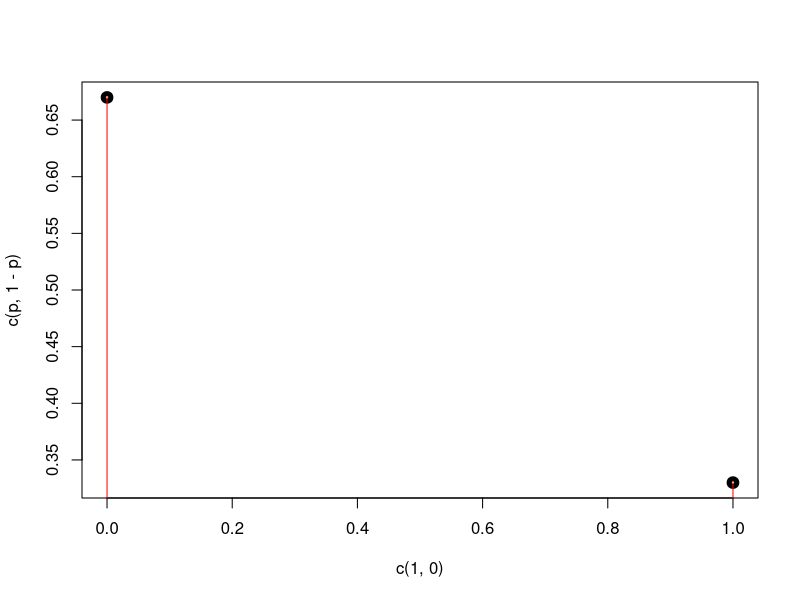
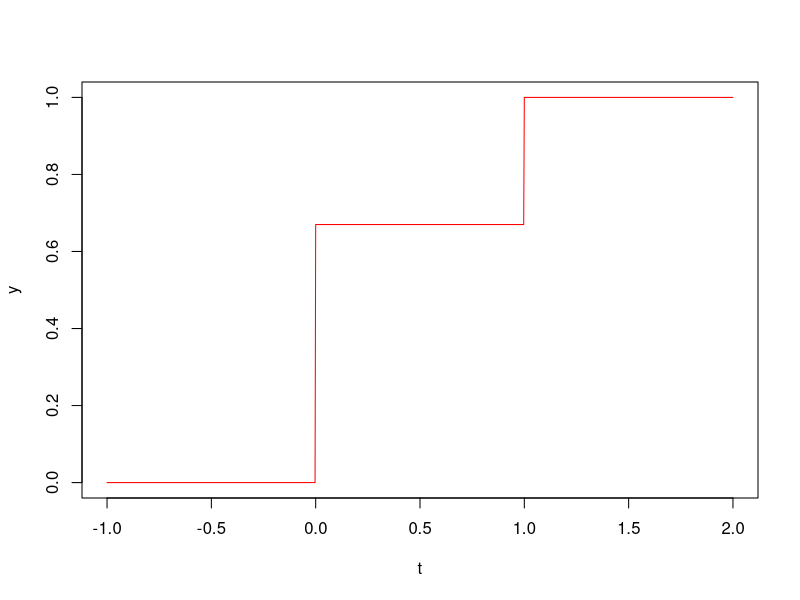
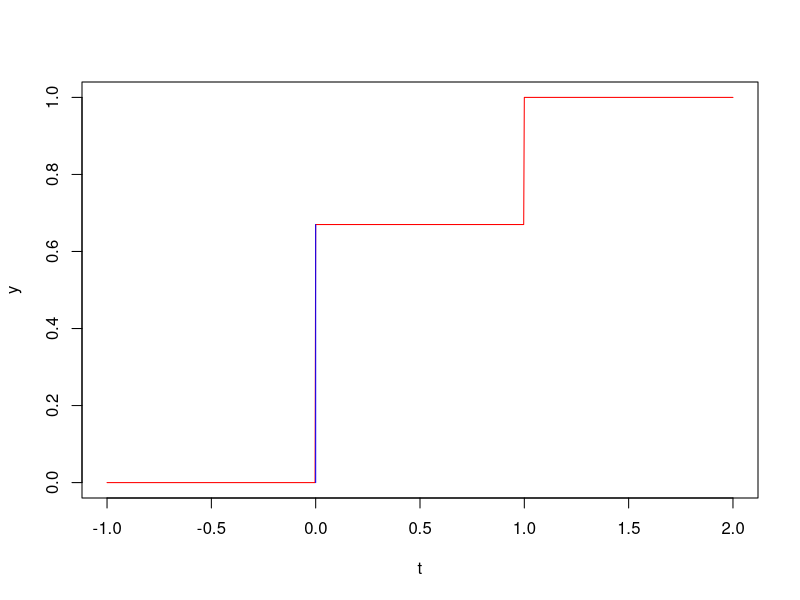
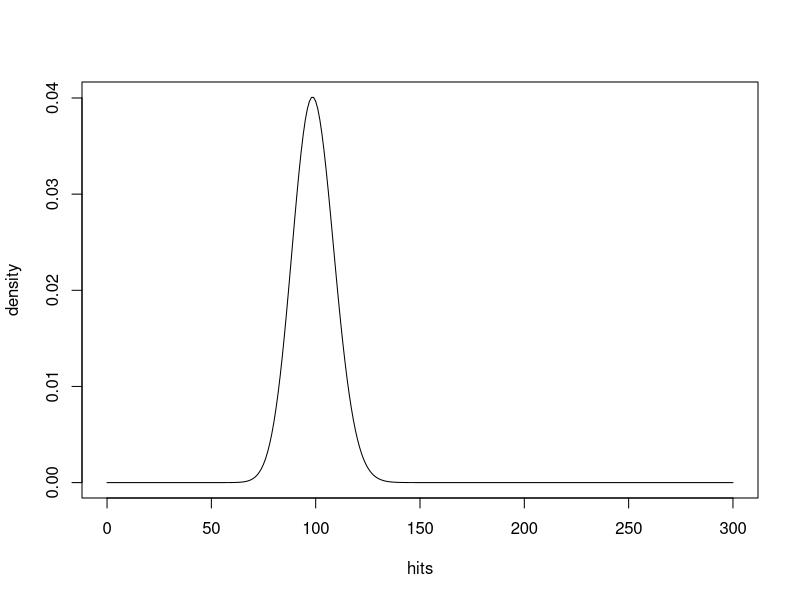
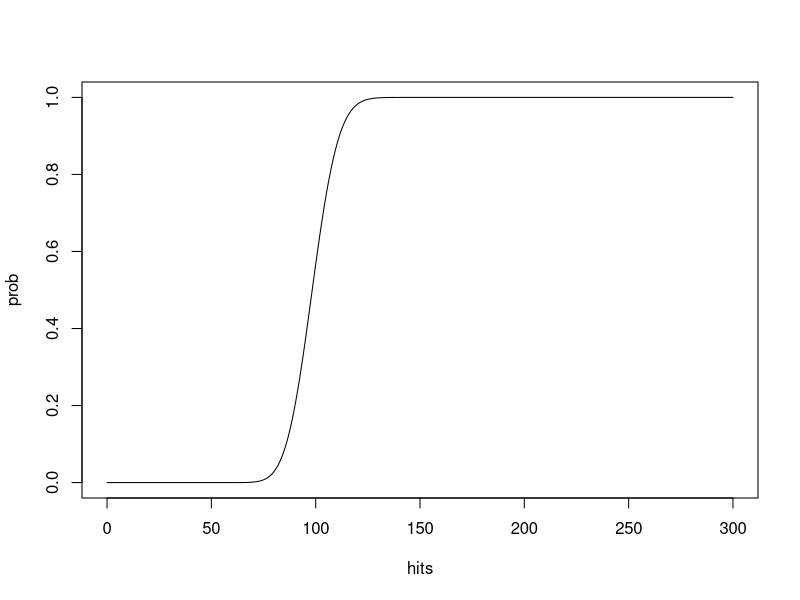
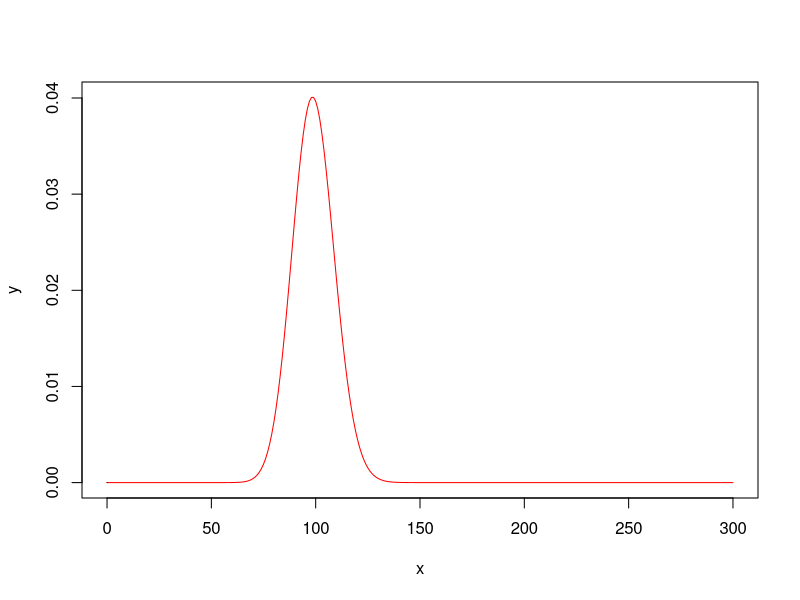
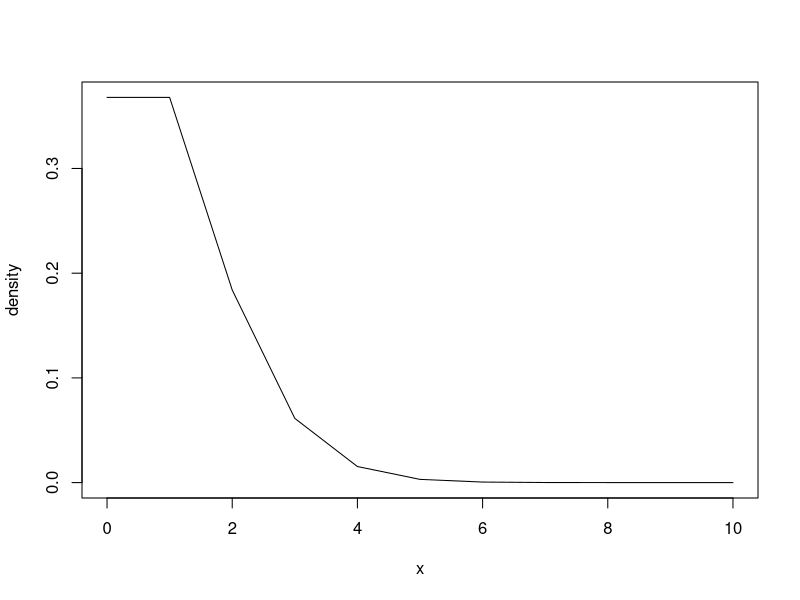
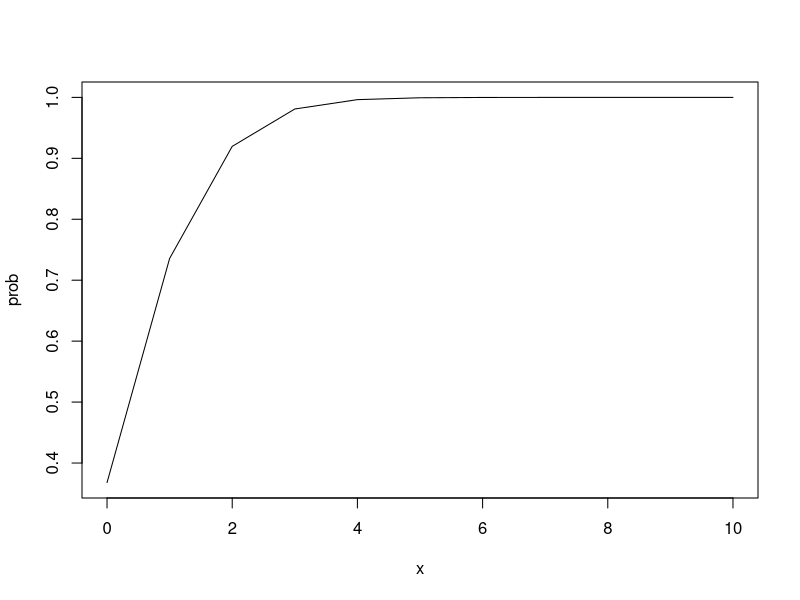

Write R code to recreate these figures, in order.
## ---- chunk 1
          
            # 1

            a = 0
            b = 1
            prob = 0.33
            p = prob

            FctMasa = function(p){
                plot(c(1,0),c(p,1-p), lwd=5)
                segments(c(1,0), 0, c(1,0), c(p,1-p), col="red")
            }
            
            
            F = function(x,p){
                if (x<0){
                    y=0
                }else if (x<1){
                    y = 1-p
                }else{
                    y=1
                }
                return(y)
            }
            
            P = function(p, a, b=NULL, param=NULL)
            {
                if(is.null(b))
                {
                    if(is.null(param))
                    {
                        return(F(a, p))
                    }
                    else
                    {
                        return (1 - F(a, p))
                    }
                }
                else
                {
                    return (F(b, p) - F(a, p))
                }
            }
            
            fctMasa <- ({FctMasa(prob)})
            
            
            
                
            
            
            SelectProb = "P(x<=a)"
            
            if(SelectProb=="P(x<=a)"){
                valueProb <- c("Probability: ", P(prob, a))
            }else if(SelectProb=="P(x>=b)"){
                valueProb <- c("Probability: ", P(prob, b, param = 1)+F(b, prob))
            }else{
                valueProb <- c("Probability: ", P(prob, a, b)+F(a, prob))
            }
     
            fctRep <- ({
                F = Vectorize(F, vectorize.args = "x")
                t = seq(-1,2,length.out = 1000)
                y = F(t,prob)
                plot(t, y, type= "l", col="red")
            })
            
            fctProb <- ({
                F = Vectorize(F, vectorize.args = "x")
                t = seq(-1,2,length.out = 1000)
                y = F(t,prob)
                plot(t, y, type= "l", col="red")
                
                if(SelectProb=="P(x<=a)"){
                    x = seq(0,a)
                    y=F(x, prob)
                    #lines(x, y, col="blue")
                    
                    for(i in 1:length(x)){
                        tmp = 0
                        if(i==1)
                            tmp = 0
                        else
                            tmp = y[i-1]
                        lines(c(x[i],x[i]), c(tmp,y[i]), col="blue")
                    }
                    #polygon(c(0,x,a), c(0,y,0), col="light blue")
                }else if(SelectProb=="P(x>=b)"){
                    x = seq(b,2)
                    y = F(x,prob)
                    for(i in 1:length(x)){
                        tmp = 0
                        if(i==1)
                            tmp = 0
                        else
                            tmp = y[i-1]
                        lines(c(x[i],x[i]), c(tmp,y[i]), col="blue")
                    }
                }else{
                    x = seq(a,b)
                    y = F(x,prob)
                    for(i in 1:length(x)){
                        tmp = 0
                        if(i==1)
                            tmp = 0
                        else
                            tmp = y[i-1]
                        lines(c(x[i],x[i]), c(tmp,y[i]), col="blue")
                    }
                }
                
            })
                

## ---- chunk 2

            # 4

            prob2 = 0.33
            NrAruncari= 300
            a = 0
            b = 1

            fd4 = function(x)
            {
                return(dpois(x, prob2*NrAruncari , log = FALSE))
            }
            
            F4 = function(xx)
            {
                return (ppois(q = xx, lambda = NrAruncari*prob2, lower.tail = TRUE))
            }
            
            hits <- 0:NrAruncari 
            density <- fd4(hits)
            plot (x = hits,y=density,type="l")
         
            prob <- F4(hits)
            plot (x = hits,y=prob,type="l")
          
            x = 0:NrAruncari
            y = fd4(x)
            plot(x, y, type= "l", col="red")
                
            SelectProb = "P(x<=a)"
                
            if(SelectProb=="P(x<=a)"){
                 polygon(c(0,x[x<=a],a), c(0,y[x<=a],0), col="light blue")
            }else if(SelectProb=="P(x>=b)"){
                polygon(c(b,x[b<=x],NrAruncari),c(0,y[b<=x],0), col="light blue")
            }else{
                x = seq(a,b)
                y = fd4(x)
                polygon(c(a,x,b), c(0,y,0), col="light blue")
            }
         
          
            P4 = function(a, b=NULL, param=NULL)
            {
                if(is.null(b))
                {
                    if(is.null(param))
                    {
                        return(F4(a))
                    }
                    else
                    {
                        return (1 - F4 (a))
                    }
                }
                else
                {
                    return (F4(b) - F4(a))
                }
            }
            
            if(SelectProb=="P(x<=a)"){
                valueProb <-c("Probability: ", P4(a))
            }else if(SelectProb=="P(x>=b)"){
                valueProb <- c("Probability: ", P4(b, param = 1))
            }else{
                valueProb <- c("Probability: ", P4(a, b))
            }
        

## ---- chunk 3
            # 5
            
            NrInfectati = 1000
            prob_infectare = 0.001
            a = 0
            b = 1

            fd5 = function(x)
            {
                return(dpois(x = x, lambda = NrInfectati * prob_infectare))
            }
            
            F5 = function(xx)
            {
                return (ppois(q = xx, lambda = NrInfectati * prob_infectare, lower.tail = TRUE))
            }
            
            fctMasa <- ({
                x <- 0:10
                density <- fd5(x)
                plot (x = x,y=density,type="l")
            })
            
            fctRep <- ({
                x <- 0:10
                prob <- F5(x)
                plot (x = x,y=prob,type="l")
            })
            
            fctProb <- ({
                x = 0:10
                y = fd5(x)
                
                plot(x, y, type= "l", col="red")
                
                if(SelectProb=="P(x<=a)"){
                    polygon(c(0,x[x<=a],a), c(0,y[x<=a],0), col="light blue")
                }else if(SelectProb=="P(x>=b)"){
                    polygon(c(b,x[b<=x],NrInfectati),c(0,y[b<=x],0), col="light blue")
                }else{
                    x = seq(a,b)
                    y = fd5(x)
                    polygon(c(a,x,b), c(0,y,0), col="light blue")
                    
                }
            })
            
            P5 = function(a, b=NULL, param=NULL)
            {
                if(is.null(b))
                {
                    if(is.null(param))
                    {
                        return(F5(a))
                    }
                    else
                    {
                        return (1 - F5 (a))
                    }
                }
                else
                {
                    return (F5(b) - F5(a))
                }
            }
            
            SelectProb = "P(x<=a)" 
            
            if(SelectProb=="P(x<=a)"){
                valueProb <- c("Probability: ", P5(a))
            }else if(SelectProb=="P(x>=b)"){
                valueProb <- c("Probability: ", P5(b, param = 1))
            }else{
                valueProb <- c("Probability: ", P5(a, b))
            }
        

## ---- chunk 4

            # 8

            exp_sales = 3
            events = 10
            a = 0
            b = 1
            
            
            fd8 = function(x)
            {
                return(dpois(x = x, lambda = exp_sales))
            }
            
            F8 = function(xx)
            {
                return (ppois(q = xx, lambda = exp_sales, lower.tail = TRUE))
            }
            
            fctMasa <- ({
                ee = 0:events
                density <- fd8(ee)
                plot (x = ee,y=density,type="l")
            })
            
            fctRep <- ({
                e2 = 0:events
                prob <- ppois(q = e2, lambda = exp_sales, lower.tail = TRUE)
                plot (x = e2,y=prob,type="l")
            })
            
            fctProb <- ({
                x = 0:events
                y = fd8(x)
                
                plot(x, y, type= "l", col="red")
                
                if(SelectProb=="P(x<=a)"){
                    polygon(c(0,x[x<=a],a), c(0,y[x<=a],0), col="light blue")
                }else if(SelectProb=="P(x>=b)"){
                    polygon(c(b,x[b<=x],NrInfectati),c(0,y[b<=x],0), col="light blue")
                }else{
                    x = seq(a,b)
                    y = fd8(x)
                    polygon(c(a,x,b), c(0,y,0), col="light blue")
                }
            })
            
            P8 = function(a, b=NULL, param=NULL)
            {
                if(is.null(b))
                {
                    if(is.null(param))
                    {
                        return(F8(a))
                    }
                    else
                    {
                        return (1 - F8 (a))
                    }
                }
                else
                {
                    return (F8(b) - F8(a))
                }
            }
            
            SelectProb = "P(x>=b)"
            
            if(SelectProb=="P(x<=a)"){
                valueProb <- c("Probability: ", P8(a))
            }else if(SelectProb=="P(x>=b)"){
                valueProb <- c("Probability: ", P8(b, param = 1))
            }else{
                valueProb <- c("Probability: ", P8(a, b))
            
            }
        
            
## ---- chunk 5
            
            # 10

            nr_test = 10
            lim_inf = 1
            lim_sup = 3
            
            
            
            fd10 = function(x)
            {
                return(dunif(x = x, min=lim_inf,max=lim_sup))
            }
            
            F10 = function(xx)
            {
                return (punif(q = xx, min=lim_inf,max=lim_sup, lower.tail = TRUE))
            }
            
            
            fctMasa <- ({
                x = runif(nr_test, min = lim_inf, max = lim_sup)
                density <- fd10(x)
                plot (x = x,y=density,type="l")
            })
            
            fctRep <- ({
                x = runif(nr_test, min = lim_inf, max = lim_sup)
                prob <- F10(x)
                plot (x = x,y=prob,type="l")
            })
            
            
            
            fctProb <-({
                x = seq(lim_inf , lim_sup)
                y = fd10(x)
                mini = min(y)
                plot(x, y, type= "l", col="red", ylim = c(0,1))
                if(SelectProb=="P(x<=a)"){
                    i <- x <= a
                    polygon(c(lim_inf,x[i],a), c(0,y[i],0), col="light blue")
                }else if(SelectProb=="P(x>=b)"){
                    i <- x >= b
                    polygon(c(b,x[i],lim_sup), c(0,y[i],0), col="light blue")
                }else{
                    
                    x = seq(a , b)
                    y = fd10(x)
                    
                    polygon(c(a,x,b), c(0,y,0), col="light blue")
                }
            })
            
            
            P10 = function(a, b=NULL, param=NULL)
            {
                if(is.null(b))
                {
                    if(is.null(param))
                    {
                        return(F10(a))
                    }
                    else
                    {
                        return (1 - F10 (a))
                    }
                }
                else
                {
                    return (F10(b) - F10(a))
                }
            }
            
            SelectProb = "P(x<=a)"
            
            if(SelectProb=="P(x<=a)"){
                valueProb <- c("Probability: ", P10(a))
            }else if(SelectProb=="P(x>=b)"){
                valueProb <- c("Probability: ", P10(b, param = 1))
            }else{
                valueProb <- c("Probability: ", P10(a, b))
                
            }
    


## ---- chunk 6

            # 13

            ex13_x = 14
            ex13_m = 70
            ex13_n = 30
            ex13_k = 20

           
            fd13 = function(x)
            {
                return(dhyper(x = x, m = ex13_m, n = ex13_n, k = ex13_k))
            }
            
            F13 = function(xx)
            {
                return (phyper(q = xx, m = ex13_m, n = ex13_n, k = ex13_k, lower.tail = TRUE))
            }
            
            fctMasa <- ({
                x = seq(1:ex13_k)
                density <- fd13(x)
                plot (x = x,y=density,type="l")
            })
            
            fctRep <- ({
                x = seq(1:ex13_k)
                prob <- F13(x)
                plot (x = x,y=prob,type="l")
            })
            
            fctProb <- ({
                x = seq(1:ex13_k)
                y = fd13(x)
                mini = min(y)
                plot(x, y, type= "l", col="red") # , ylim = c(0,1))
                if(SelectProb=="P(x<=a)"){
                    i <- x <= a
                    polygon(c(lim_inf,x[i],a), c(0,y[i],0), col="light blue")
                }else if(SelectProb=="P(x>=b)"){
                    i <- x >= b
                    polygon(c(b,x[i],lim_sup), c(0,y[i],0), col="light blue")
                }else{
                    x = seq(a , b)
                    y = fd13(x)
                    polygon(c(a,x,b), c(0,y,0), col="light blue")
                }
            })
            
            P13 = function(a, b=NULL, param=NULL)
            {
                if(is.null(b))
                {
                    if(is.null(param))
                    {
                        return(F13(a))
                    }
                    else
                    {
                        return (1 - F13 (a))
                    }
                }
                else
                {
                    return (F13(b) - F13(a))
                }
            }
            
            SelectProb = "P(x>=a)"
              
            if(SelectProb=="P(x<=a)"){
                valueProb <- c("Probability: ", P13(a))
            }else if(SelectProb=="P(x>=b)"){
                valueProb <- c("Probability: ", P13(b, param = 1))
            }else{
                valueProb <- c("Probability: ", P13(a, b))
            }
        


